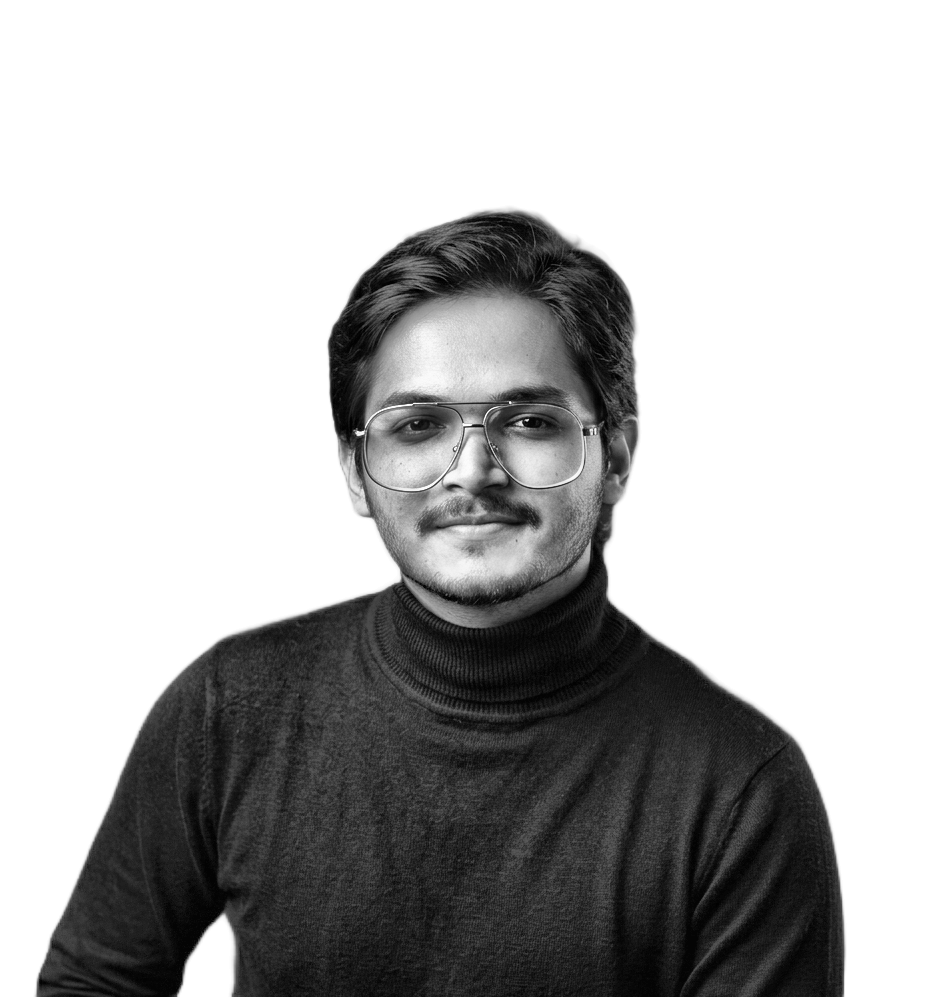
#> input picture source-prepped.png, 928 x 997 px, found by its file name
$ python make_ascii_svg.py
#> lines starting #> are read from the running program, lines starting #| are printed output that depends on the picture
import sys
from PIL import Image

RAMP = " .`:-=+*cs#%@"   # bright (sparse) -> dark (dense)
COLS = 100
ROWS = 53
FONT_W = 7      # approx monospace char width in px at chosen font-size
FONT_H = 13     # approx monospace line height in px
FILL_COLOR = "#c9d1d9"   # light gray, monochrome

def image_to_ascii_rows(image_path, cols=COLS, rows=ROWS):
#> called with image_path = 'source-prepped.png', cols = 100, rows = 53
    img = Image.open(image_path).convert("L")
#> img is the input picture: PIL image 928x997 L; min 0, max 255, mean 179.3
    img = img.resize((cols, rows))
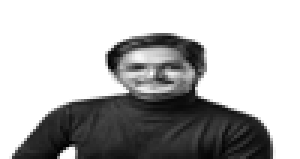
#> img: PIL image 100x53 L (shown 3 times larger); min 0, max 255, mean 179.1
    pixels = list(img.getdata())
#> pixels = 5300 values, max 255 at index 0, min 0 at index 4920, mean 179.1

    ascii_rows = []
    ramp_len = len(RAMP)
    for r in range(rows):
        row_chars = []
        for c in range(cols):
            brightness = pixels[r * cols + c]  # 0=black, 255=white
            # Map brightness (0-255) to ramp index (dense->sparse as brightness rises)
            idx = int((255 - brightness) / 255 * (ramp_len - 1))
            row_chars.append(RAMP[idx])
        ascii_rows.append("".join(row_chars))
#> after the loop, ascii_rows = 53 items
    return ascii_rows

def escape_xml(s):
    return (s.replace("&", "&amp;")
              .replace("<", "&lt;")
              .replace(">", "&gt;"))

def build_svg(ascii_rows, out_path="avi-ascii.svg"):
    width = COLS * FONT_W
    height = ROWS * FONT_H

    svg_parts = []
    svg_parts.append(f'<svg viewBox="0 0 {width} {height}" xmlns="http://www.w3.org/2000/svg" '
                      f'font-family="monospace" font-size="{FONT_H - 2}">')
    svg_parts.append(f'<rect width="{width}" height="{height}" fill="none"/>')
    svg_parts.append(f'<style>')
    svg_parts.append(f'text {{ fill: {FILL_COLOR}; white-space: pre; }}')
    for r in range(ROWS):
        delay = r * 0.05
        svg_parts.append(f'''
        .row{r} {{
            clip-path: inset(0 100% 0 0);
            animation: wipe{r} 0.4s steps(30) forwards;
            animation-delay: {delay:.2f}s;
        }}
        @keyframes wipe{r} {{
            to {{ clip-path: inset(0 0 0 0); }}
        }}
        ''')
    svg_parts.append('</style>')

    for r, row in enumerate(ascii_rows):
        y = (r + 1) * FONT_H
        escaped = escape_xml(row)
        svg_parts.append(
            f'<text class="row{r}" x="0" y="{y}" xml:space="preserve">{escaped}</text>'
        )

    svg_parts.append('</svg>')
    with open(out_path, "w", encoding="utf-8") as f:
        f.write("\n".join(svg_parts))
    print(f"Saved {out_path}")

if __name__ == "__main__":
    input_path = sys.argv[1] if len(sys.argv) > 1 else "source-prepped.png"
    rows = image_to_ascii_rows(input_path)
#> rows = 53 items
    build_svg(rows)
#> the loop in build_svg, `for r, row in enumerate(ascii_rows):` made 53 passes
#> y on passes 1 to 12: 13, 26, 39, 52, 65, 78, 91, 104, 117, 130, 143, 156
#> after the loop in build_svg, `for r, row in enumerate(ascii_rows):`: svg_parts = 111 items
